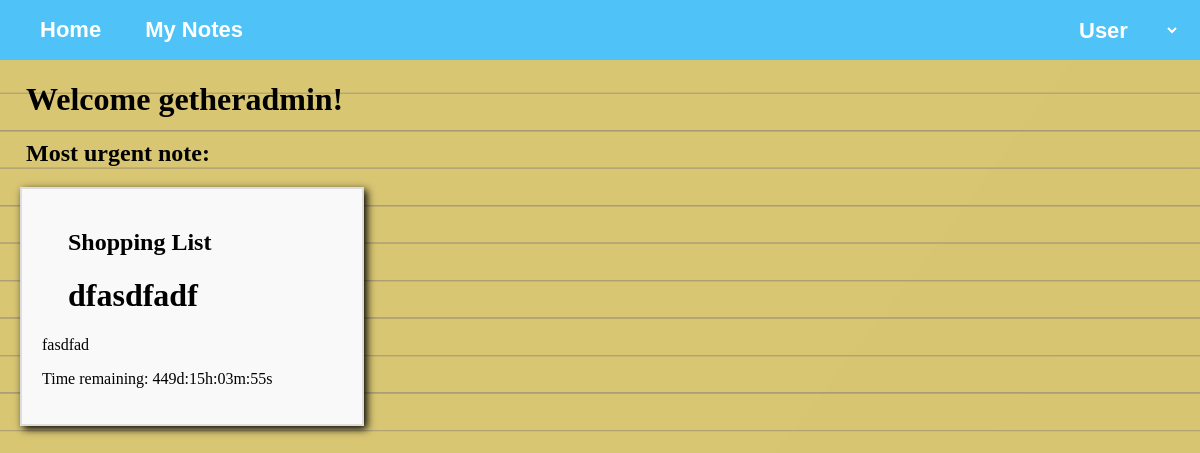
The app's page / (signed in), older data.
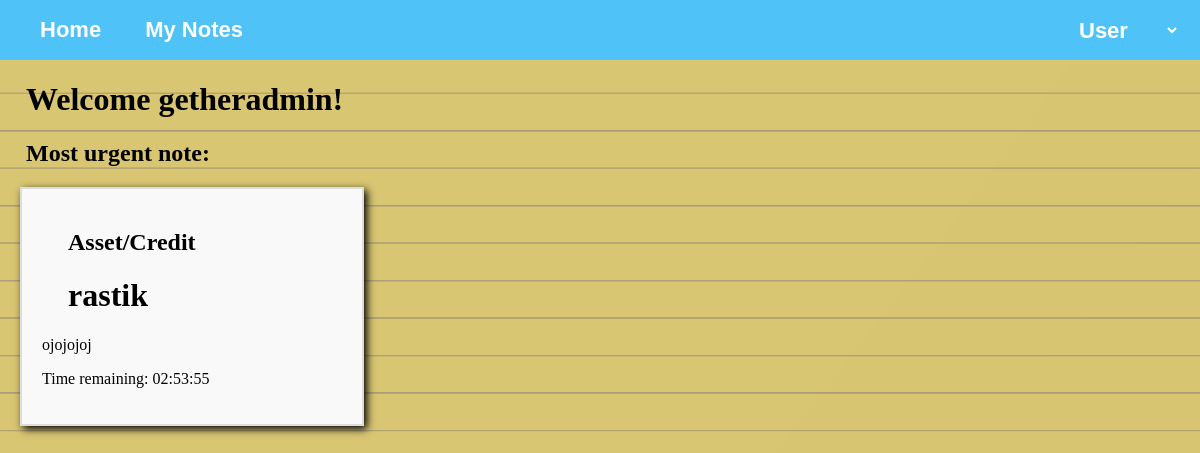
The same page, newer data.
### viewer/models.py (models this page shows, shortened)
class Note(Model):
    COLD = 'Cold'
    MODERATE = 'Moderate'
    WARM = 'Warm'
    WEATHER_CHOICES = [
        (COLD, 'Cold (below 0°C)'),
        (MODERATE, 'Moderate (0-15°C)'),
        (WARM, 'Warm (16°C +)'),
    ]
    user = ForeignKey(User, on_delete=CASCADE)
    category = ForeignKey(Category, on_delete=CASCADE)
    name = CharField(max_length=100)
    created_at = DateTimeField(auto_now_add=True)
    scheduled_time = DateTimeField(blank=True, null=True)
    description = TextField()
    preferred_weather = CharField(max_length=50, choices=WEATHER_CHOICES, blank=True)
    finished = BooleanField(default=False)

class Category(Model):
    name = CharField(max_length=50)

### viewer/views.py (the view)
# urls.py: path('', homepage, name="homepage"),
def homepage(request):
    user_id = request.user.id
    now_utc = datetime.now(timezone.utc)
    notes_ordered = Note.objects.filter(user_id=user_id, scheduled_time__gte=now_utc).order_by('scheduled_time')
    first_note = notes_ordered.first()
    if first_note is not None:
        remaining_time = (first_note.scheduled_time - now_utc).total_seconds()
        days = int(remaining_time // (24 * 3600))
        seconds = int(remaining_time % (24 * 3600))
        hours = seconds // 3600
        minutes = (seconds // 60) % 60
        seconds = seconds % 60
        if days > 0:
            remaining_time_formatted = f"{days}d:{hours:02d}h:{minutes:02d}m:{seconds:02d}s"
        else:
            remaining_time_formatted = f"{hours:02d}:{minutes:02d}:{seconds:02d}"
    else:
        remaining_time_formatted = ''
    return render(request, 'homepage.html', {"first_note": first_note, "remaining_time_formatted": remaining_time_formatted})

### viewer/templates/homepage.html
{% extends 'base.html' %}
{% block content %}
{% load static %}
<body>
    <link rel="stylesheet" href="{% static 'styling.css' %}">
    {% if request.user.is_authenticated %}
        <h1>Welcome {{ request.user.username }}!</h1>
        {% if first_note %}
        <h2>Most urgent note:</h2>
    <div class="note">
        <div class="note-content">
            <h2>{{ first_note.category.name }}</h2>
            <h1>{{ first_note.name }}</h1>
            <p>{{ first_note.description }}</p>
            <p>Time remaining: {{ remaining_time_formatted }}</p>
        </div>
    </div>
        {% endif %}
    {% else %}
        <h1>Welcome to Notepad app!</h1>
        <h2>In this app, you can add notes with various filters.</h2>
        <h2>To begin, you need to be logged into our site.</h2>
    {% endif %}
</body>
{% endblock %}

### viewer/templates/base.html (shortened to what this page needs)
<!DOCTYPE html>
<html lang="en">
{% load static %}
<head>
    <link rel="stylesheet" href="{% static 'styling.css' %}">
</head>
<body>
{% include 'navbar.html' %}
{% block content %}{% endblock %}
</body>
</html>

### viewer/templates/navbar.html (shortened to what this page needs)
<!DOCTYPE html>
<html lang="en">
<head>
</head>
<body>
<nav>
  <div class="navbar-left">
  {% if request.user.is_authenticated %}
    <a href="{% url 'homepage' %}"><button>Home</button></a>
    <a href="{% url 'user_notes' %}"><button>My Notes</button></a>
  {% else %}
    <a href="{% url 'homepage' %}"><button>Home</button></a>
  {% endif %}
  </div>
  <div class="navbar-right">
    <select onchange="location = this.value;">
      <option hidden disabled selected>User</option>
    </select>
  </div>
</nav>
</body>
</html>

### viewer/static/styling.css (style rules this page uses)
h1, h2 { margin-left: 26px; }
body { margin: 0; background-image: url('background/background.png' ); background-size: cover; }
nav { display: flex; justify-content: space-between; align-items: center; height: 60px; background-color: #4FC3F7; padding: 0 20px; margin: 0; }
select option { font-size: 1.2rem; }
.navbar-left button { background-color: #4FC3F7; color: #fff; border: none; padding: 10px 20px; font-size: 22px; font-weight: bold; border-radius: 5px; cursor: pointer; transition: background-color 0.2s ease-in-out; }
.navbar-right select { background-color: #4FC3F7; color: #fff; border: none; padding: 10px 10px; font-size: 22px; font-weight: bold; border-radius: 5px; cursor: pointer; transition: background-color 0.2s ease-in-out; }
.navbar-right option { background-color: #4FC3F7; color: white; cursor: pointer; }
.note { background-color: #f9f9f9; border: 2px solid #ddd; box-shadow: 3px 3px 8px rgba(0, 0, 0, 2); padding: 20px; margin-bottom: 20px; margin-left: 20px; width: 300px; }
.note-content { position: relative; }

Row changes from the older to the newer data that the page shows:
removed Note: category.name "Shopping List", name "dfasdfadf", description "fasdfad"
added Note: category.name "Asset/Credit", name "rastik", description "ojojojoj"
Text that changed along with them:
{{ remaining_time_formatted }}: "449d:15h:03m:55s" → "02:53:55"
